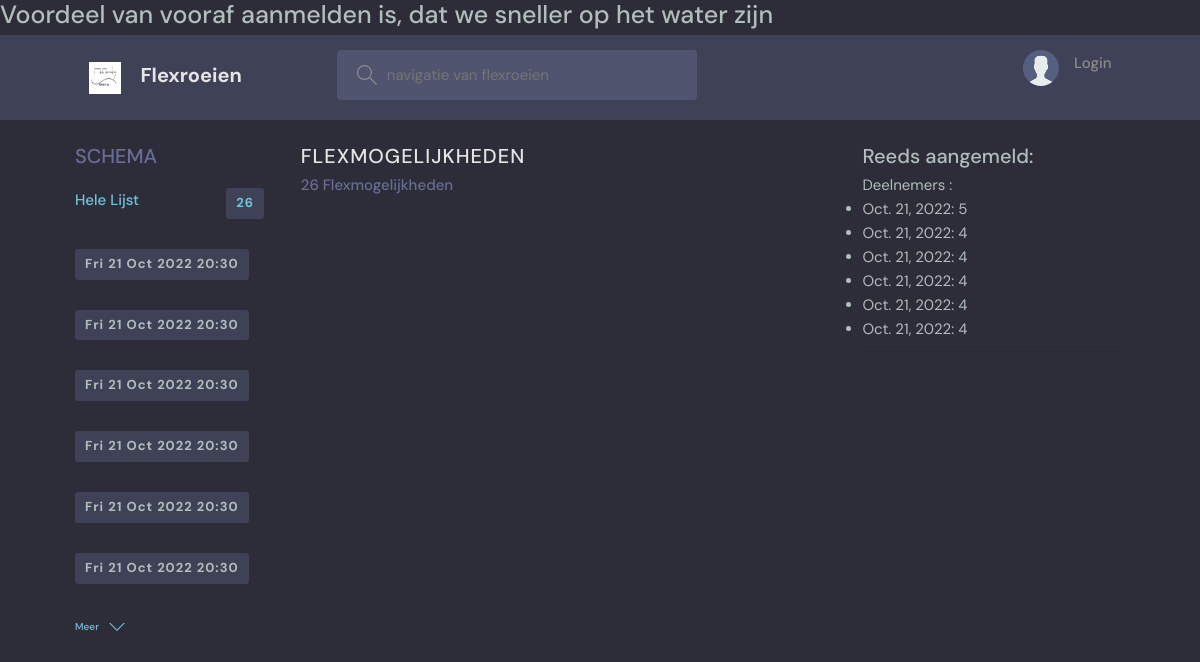
The app's page /, older data.
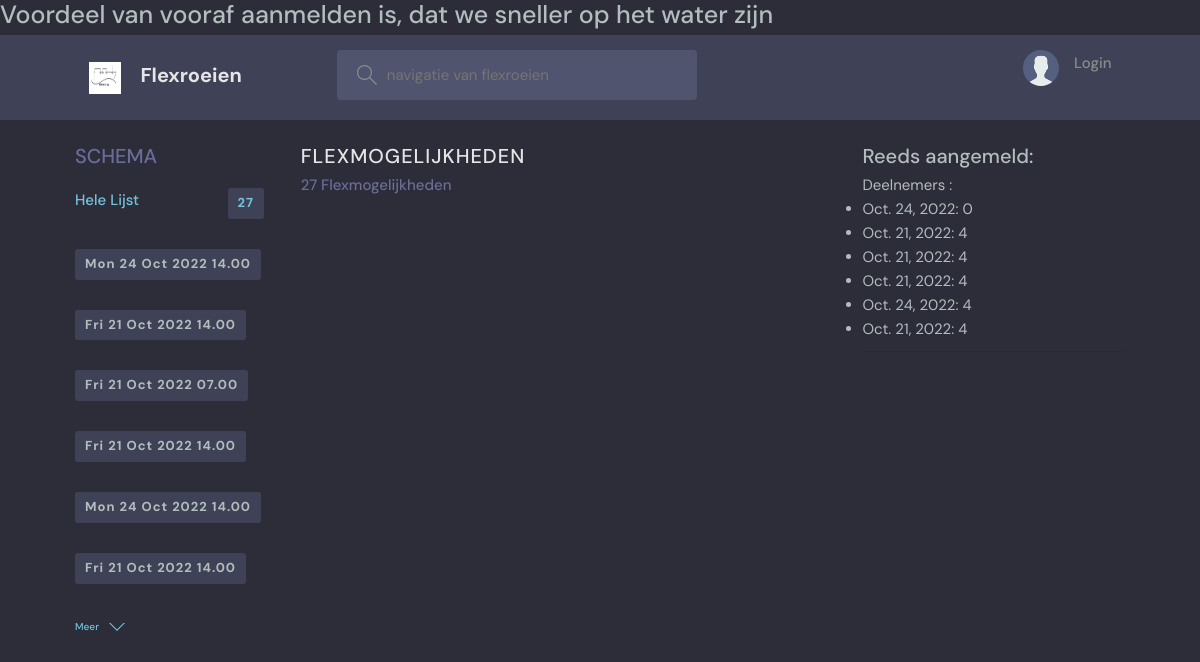
The same page, newer data.
### beatrix/models.py (models this page shows, shortened)
class Flexevent(models.Model):
    host = models.ForeignKey(User, on_delete=models.SET_NULL, null=True)
    id = models.AutoField(primary_key=True)
    topic = models.ForeignKey(Topic, on_delete=models.SET_NULL, null=True)
    event_text = models.CharField(max_length=200)
    name = models.CharField(max_length=200)
    description = models.TextField(null=True, blank=True) # database field (can Empty), form field (can Empty)
    pub_date = models.CharField(max_length=35)
    datum = models.DateField(auto_now=False)
    pub_time = models.CharField(max_length=35, default='10:00')
    lid = models.ManyToManyField(User, related_name='deelnemer', blank=True)
    created = models.DateTimeField(default=datetime.now, blank=True)

### beatrix/views.py (the view)
# urls.py: path('', erv_home, name='erv-home'),
def erv_home(request):
    q = request.GET.get('q') if request.GET.get('q') != None else ''
    tops=Flexevent.objects.values_list('topic', flat=True)
    topcs = Topic.objects.all() ##.filter(id__in=tops)
    room_messages = Bericht.objects.all() ##filter(Q(room__topic__name__icontains=q))
    year=int(date.today().strftime('%Y'))
    month = int(date.today().strftime('%m'))
    beginmonth = 1 #int(date.today().strftime('%m'))
    endmonth = month # int(date.today().strftime('%m'))
    monthend=[0,31,28,31,30,31,30,31,31,30,31,30,31] #jfmamjjasond
    einde=monthend[endmonth]
    start=date(year,beginmonth,1)
    end=date(year,month,einde)
    usr=request.user
    users=User.objects.all()
    aangemelden=Flexlid.objects.all() ##filter(member_id__in=gebruikers)
    flexevents = Flexevent.objects.all().filter(
        Q(datum__range=[start, end]) &
        Q(topic__name__icontains = q) |
        Q(name__icontains = q) |
        Q(event_text__icontains = q) |
        Q(description__icontains = q)
        ) # search
    d=[]
    ll=[]
    sc1=[]
    sc2=[]
    sc3=[]
    for fl in flexevents:
        ll=fl.lid.all()
        ll | ll
    aangemeld=ll
    print(ll)
    aangemeld=User.objects.all().filter(
    Q(id__in=aangemeld)
        )
    room_count = flexevents.count()
    rooster=Flexevent.objects.all().filter(created__range=[start, end])
    context = {
        'rooster':rooster,
        'events': flexevents[0:6],   #te saneren in 3 templates
        'rooms': flexevents[0:6],    #te saneren in 3 templates
        'deelnemers':aangemeld,    #alle deelnemers en hun skills
        'topics': topcs [0:6],
        'room_count': room_count, #te saneren in 3 templates
        'room_messages': room_messages, #te saneren in 3 templates
        'sc1':sc1,
        }
    if 'beatrix' in q:
        redirect('aanmelden')
        return render(request, 'beatrix/maand_list.html', context)
    return render(request, 'beatrix/erv-home.html', context)

### beatrix/templates/beatrix/erv-home.html (shortened to what this page needs)
{% extends 'erv-base.html' %} {% load static %} {% block content %}
<main class="layout layout--3">
  <div class="container">
    {% include 'beatrix/erv-topics_component.html' %}
    <div class="roomList">
      <div class="roomList__header">
        <div>
          <h2>Flexmogelijkheden</h2>
          <p>{{room_count}} Flexmogelijkheden</p>
        </div>
      </div>
    </div>
    {% include 'beatrix/erv-activity_component.html' %}
  </div>
</main>
{% endblock %}

### beatrix/templates/beatrix/erv-topics_component.html
<div class="topics">
  <div class="topics__header">
    <h2>Schema</h2>
  </div>
  <ul class="topics__list">
    <li>
      <a href="{% url 'erv-home' %}" class="active"
        >Hele Lijst <span>{{room_count}}</span></a
      >
    {% for tt in events %}
    <li>
      <a href="{% url 'erv-home' %}?q={{tt.name}}"><span>{{tt.datum|date:"D d M Y"}} {{tt.pub_time}}  </span></a>
    </li>
    {% endfor %}
  </ul>
  <a class="btn btn--link" href="{% url 'erv-topics' %}">
    Meer
    <svg
      version="1.1"
      xmlns="http://www.w3.org/2000/svg"
      width="32"
      height="32"
      viewBox="0 0 32 32"
    >
      <title>chevron-down</title>
      <path d="M16 21l-13-13h-3l16 16 16-16h-3l-13 13z"></path>
    </svg>
  </a>
</div>

### beatrix/templates/beatrix/erv-activity_component.html (shortened to what this page needs)
<div class="activities">
  <div class="activities__header">
    <h2>Reeds aangemeld:</h2>
  </div>
  <div>
    Deelnemers :
    <ul>
      {% for room in events %}
      <li>
        {{room.datum}}:
        {{room.lid.count}}
      </li>
      {% endfor %}
    </ul>
    <ul>
      <hr>
    </ul>
  </div>
</div>

Row changes from the older to the newer data that the page shows:
changed Flexevent (number 1 of 6 on the later page): datum "Fri 21 Oct 2022" → "Mon 24 Oct 2022"; pub_time "20:30" → "14.00"; datum "Oct. 21, 2022" → "Oct. 24, 2022"; lid.count "5" → "0"
changed Flexevent (number 2 of 6 on the later page): pub_time "20:30" → "14.00"
changed Flexevent (number 3 of 6 on the later page): pub_time "20:30" → "07.00"
changed Flexevent id 4: pub_time "20:30" → "14.00"
changed Flexevent (number 5 of 6 on the later page): datum "Fri 21 Oct 2022" → "Mon 24 Oct 2022"; pub_time "20:30" → "14.00"; datum "Oct. 21, 2022" → "Oct. 24, 2022"
changed Flexevent (number 6 of 6 on the later page): pub_time "20:30" → "14.00"
Text that changed along with them:
{{ room_count }}: "26" → "27"
